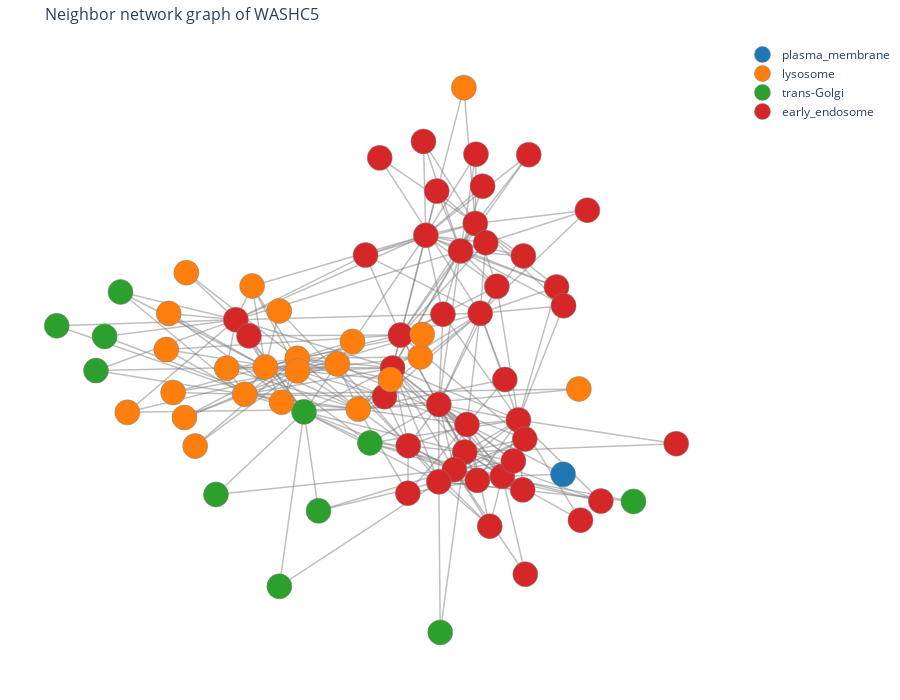

Notebook source saved alongside this figure:
### Markdown cell above
### Render the graph as a plotly figure

### Code cell
# convert the graph to node and edge "traces" that can be plotted by plotly
node_trace, edge_trace, category_color_map = prepare_plotly_network_graph(G, annot_dict, node_color_by, category_colors)

fig = go.Figure(
    data=[edge_trace, node_trace],
    layout=go.Layout(
        title=f"Neighbor network graph of {gene}",
        titlefont_size=16,
        height=700,
        hovermode="closest",
        margin=dict(b=20, l=5, r=5, t=40),
        xaxis=dict(showgrid=False, zeroline=False, showticklabels=False),
        yaxis=dict(showgrid=False, zeroline=False, showticklabels=False),
    ),
)

if node_color_by == "compartment":  # this block of code adds the legend
    for category, color in category_color_map.items():
        fig.add_trace(
            go.Scatter(
                x=[None],
                y=[None],
                mode="markers",
                marker=dict(color=color, size=10),
                name=category,
                showlegend=True,
            )
        )

######################
# cutomize the figure#
######################
# update node style
fig.update_traces(marker=dict(size=25, line_width=1))  # line_width is the border width
# update edge style
edge_color = "grey"
edge_alpha = 0.5
fig.update_traces(line=dict(width=1.5, color=convert_color_to_rgba(edge_color, edge_alpha)))  # width is the edge width, color is the edge color
# white background
fig.update_layout(plot_bgcolor="white")
# uncomment the line below if you want to remove protein names from display
fig.data[1].update(mode="markers")

# save figure to file
# fig.write_html(f"{gene}_neighbor_graph.html")
# fig.write_image(f"{gene}_neighbor_graph.pdf")

# display the figure
fig.show()

### Figure 1 — Plotly figure (JSON) as saved in the notebook; plotly's stock layout.template omitted (floating-point values rounded to 4 significant figures; data arrays with more than 128 entries replaced by an {"elided": "..."} marker saying what was removed)
{"data": [{"hoverinfo": "none", "line": {"color": "rgba(128, 128, 128, 0.5)", "width": 1.5}, "marker": {"line": {"width": 1}, "size": 25}, "mode": "lines", "showlegend": false, "type": "scatter", "x": {"elided": "852 float values"}, "y": {"elided": "852 float values"}}, {"customdata": ["early_endosome", "trans-Golgi", "early_endosome", "early_endosome", "lysosome", "early_endosome", "lysosome", "early_endosome", "early_endosome", "early_endosome", "early_endosome", "early_endosome", "lysosome", "early_endosome", "early_endosome", "early_endosome", "early_endosome", "early_endosome", "early_endosome", "lysosome", "lysosome", "trans-Golgi", "trans-Golgi", "early_endosome", "trans-Golgi", "trans-Golgi", "lysosome", "trans-Golgi", "lysosome", "trans-Golgi", "early_endosome", "early_endosome", "early_endosome", "early_endosome", "early_endosome", "early_endosome", "early_endosome", "early_endosome", "lysosome", "lysosome", "lysosome", "early_endosome", "lysosome", "lysosome", "lysosome", "lysosome", "lysosome", "lysosome", "lysosome", "lysosome", "lysosome", "early_endosome", "plasma_membrane", "early_endosome", "early_endosome", "lysosome", "trans-Golgi", "trans-Golgi", "early_endosome", "early_endosome", "early_endosome", "early_endosome", "early_endosome", "early_endosome", "trans-Golgi", "early_endosome", "lysosome", "early_endosome", "early_endosome", "early_endosome", "early_endosome", "early_endosome", "lysosome", "lysosome", "early_endosome", "early_endosome", "trans-Golgi"], "hoverinfo": "text", "hovertemplate": "%{text}<br># of connections: %{hovertext}<br>%{customdata}", "hovertext": ["20", "17", "19", "15", "18", "17", "18", "16", "16", "17", "18", "19", "14", "17", "18", "19", "19", "14", "17", "18", "17", "3", "2", "4", "7", "2", "9", "2", "3", "2", "8", "7", "7", "7", "6", "6", "5", "5", "3", "2", "4", "7", "2", "2", "2", "6", "3", "5", "2", "4", "3", "3", "2", "4", "5", "2", "3", "3", "4", "5", "4", "3", "2", "4", "2", "2", "3", "2", "3", "3", "3", "3", "2", "2", "2", "2", "2"], "line": {"color": "rgba(128, 128, 128, 0.5)", "width": 1.5}, "marker": {"color": ["#d62728", "#2ca02c", "#d62728", "#d62728", "#ff7f0e", "#d62728", "#ff7f0e", "#d62728", "#d62728", "#d62728", "#d62728", "#d62728", "#ff7f0e", "#d62728", "#d62728", "#d62728", "#d62728", "#d62728", "#d62728", "#ff7f0e", "#ff7f0e", "#2ca02c", "#2ca02c", "#d62728", "#2ca02c", "#2ca02c", "#ff7f0e", "#2ca02c", "#ff7f0e", "#2ca02c", "#d62728", "#d62728", "#d62728", "#d62728", "#d62728", "#d62728", "#d62728", "#d62728", "#ff7f0e", "#ff7f0e", "#ff7f0e", "#d62728", "#ff7f0e", "#ff7f0e", "#ff7f0e", "#ff7f0e", "#ff7f0e", "#ff7f0e", "#ff7f0e", "#ff7f0e", "#ff7f0e", "#d62728", "#1f77b4", "#d62728", "#d62728", "#ff7f0e", "#2ca02c", "#2ca02c", "#d62728", "#d62728", "#d62728", "#d62728", "#d62728", "#d62728", "#2ca02c", "#d62728", "#ff7f0e", "#d62728", "#d62728", "#d62728", "#d62728", "#d62728", "#ff7f0e", "#ff7f0e", "#d62728", "#d62728", "#2ca02c"], "line": {"width": 1}, "size": 25}, "mode": "markers", "showlegend": false, "text": ["WASHC5", "TBC1D5", "WASHC4", "WASH3P", "VPS11", "NISCH", "DENND11", "ANKFY1", "WASHC2A", "PIKFYVE", "VPS26C", "COMMD10", "VPS18", "VPS35L", "VAC14", "VPS26B", "VPS26A", "EEA1", "FKBP15", "VPS16", "HGS", "SNX30", "ANKRD27", "SORL1", "SPG21", "MTMR6", "RMC1", "SNX7", "FIG4", "SNX8", "SNX27", "VPS29", "VPS35", "ENTR1", "SNX12", "WASHC3", "CCDC22", "TRIM14", "LAMTOR5", "CCZ1B", "TOM1", "STAM", "VPS33A", "GDAP2", "VPS39", "BLOC1S2", "BORCS6", "BLOC1S1", "SNX11", "TOLLIP", "BORCS5", "CHMP4B", "MYO6", "RUFY1", "ABCC5", "ARL8A", "DTNBP1", "BLOC1S5", "COMMD9", "ZFYVE21", "COMMD2", "COMMD1", "COMMD4", "SLC12A9", "DNAJC13", "SNX3", "AP3B1", "COMMD3-BMI1", "CCDC93", "COMMD7", "WASHC2C", "DENND10", "KLHL9", "LGMN", "ATP6V1C1", "ATP6V1G1", "CLCN3"], "textposition": "top center", "type": "scatter", "x": [0.008893, -0.201, 0.1185, 0.02746, -0.2171, 0.1851, -0.2926, 0.2164, 0.1799, -0.3626, 0.1699, 0.0876, -0.3415, 0.2048, 0.2689, 0.1553, 0.307, 0.046, 0.1184, -0.2167, -0.0725, -0.1666, -0.4097, -0.3315, -0.04495, -0.6736, -0.1221, -0.7869, -0.5216, -0.2595, 0.2097, 0.2951, 0.3221, 0.1282, 0.317, 0.2558, 0.2296, -0.05523, -0.5274, -0.08621, -0.2542, -0.0103, 0.07444, -0.4798, 0.07901, -0.3841, -0.5112, -0.324, -0.4589, 0.003965, -0.4844, 0.2748, 0.4129, 0.04501, 0.2391, -0.2597, -0.694, -0.6358, 0.3188, 0.3973, 0.4141, 0.4704, -0.02163, 0.5024, 0.1218, 0.6809, -0.6196, 0.2221, 0.1135, 0.08203, 0.3315, 0.2065, 0.1777, 0.4502, 0.4541, 0.3234, 0.5796], "y": [-0.001177, -0.158, -0.1316, 0.1162, 0.03304, -0.2032, 0.002222, 0.194, -0.301, 0.1713, 0.4166, 0.4727, -0.09517, 0.5149, -0.3883, -0.364, -0.1867, -0.2789, -0.4078, -0.01159, -0.1482, -0.5114, -0.4532, 0.1136, -0.2691, 0.1114, 0.01321, 0.1494, 0.1934, -0.7813, -0.4024, -0.3335, -0.2552, 0.1907, -0.4366, 0.2902, 0.446, 0.4018, 0.0644, 0.09347, -0.1237, -0.1037, 0.03819, 0.3391, 0.1185, -0.002088, -0.08864, 0.2916, -0.2804, -0.04234, -0.1783, -0.04243, -0.3813, -0.4486, -0.5665, 0.2024, -0.01044, 0.2702, 0.399, 0.2882, 0.2212, 0.562, 0.7491, -0.4768, -0.9456, -0.2715, -0.1598, 0.6481, 0.6305, 0.8079, 0.7605, 0.7622, 1, -0.07617, -0.5449, -0.738, -0.4777]}, {"line": {"color": "rgba(128, 128, 128, 0.5)", "width": 1.5}, "marker": {"color": "#1f77b4", "line": {"width": 1}, "size": 25}, "mode": "markers", "name": "plasma_membrane", "showlegend": true, "type": "scatter", "x": [null], "y": [null]}, {"line": {"color": "rgba(128, 128, 128, 0.5)", "width": 1.5}, "marker": {"color": "#ff7f0e", "line": {"width": 1}, "size": 25}, "mode": "markers", "name": "lysosome", "showlegend": true, "type": "scatter", "x": [null], "y": [null]}, {"line": {"color": "rgba(128, 128, 128, 0.5)", "width": 1.5}, "marker": {"color": "#2ca02c", "line": {"width": 1}, "size": 25}, "mode": "markers", "name": "trans-Golgi", "showlegend": true, "type": "scatter", "x": [null], "y": [null]}, {"line": {"color": "rgba(128, 128, 128, 0.5)", "width": 1.5}, "marker": {"color": "#d62728", "line": {"width": 1}, "size": 25}, "mode": "markers", "name": "early_endosome", "showlegend": true, "type": "scatter", "x": [null], "y": [null]}], "layout": {"height": 700, "hovermode": "closest", "margin": {"b": 20, "l": 5, "r": 5, "t": 40}, "plot_bgcolor": "white", "title": {"font": {"size": 16}, "text": "Neighbor network graph of WASHC5"}, "xaxis": {"showgrid": false, "showticklabels": false, "zeroline": false}, "yaxis": {"showgrid": false, "showticklabels": false, "zeroline": false}}}
